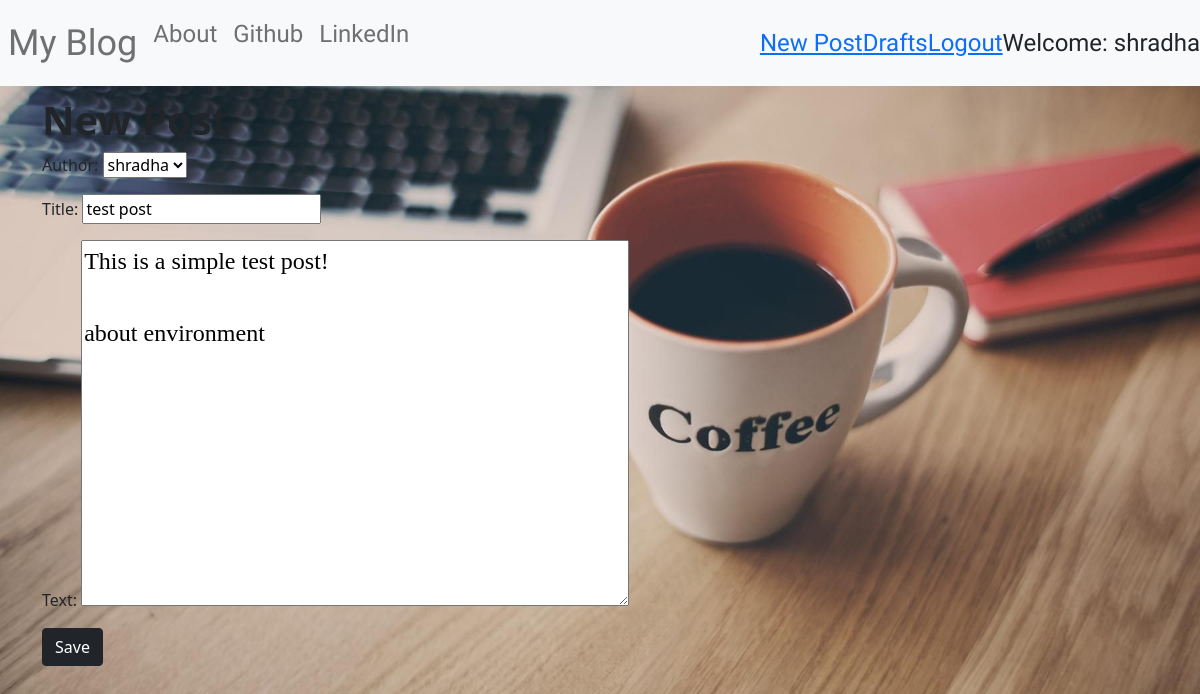
Screenshot of /post/1/edit/ (signed in) with the database file from the repository.
### blog_app/models.py (models this page shows, shortened)
class Post(models.Model):
    author = models.ForeignKey('auth.User', on_delete=models.CASCADE)
    title = models.CharField(max_length=200)
    text = models.TextField()
    created_date = models.DateTimeField(default=timezone.now)
    published_date = models.DateTimeField(blank=True,null=True)

### blog_app/views.py (the view)
# urls.py: url(r'^post/(?P<pk>\d+)/edit/$',views.PostUpdateView.as_view(),name='post_edit'),
class PostUpdateView(LoginRequiredMixin,UpdateView):
    login_url = '/login/'
    redirect_field_name = 'blog_app/post_detail.html'
    form_class = PostForm
    model = Post

### blog_app/forms.py
class PostForm(forms.ModelForm):
    class Meta():
        model = Post    #to connect to the model.
        fields = ('author','title','text')
        widgets={
            'title':forms.TextInput(attrs={'class':'textinputclass'}),
            'text':forms.Textarea(attrs={'class':'editable medium-editor-textarea postcontent'})
        }

### blog_app/templates/blog_app/post_form.html (shortened to what this page needs)
{% extends "blog_app/base.html" %}
{% block content %}
    <h1><b>New Post</b></h1>
    <form class="post-form" method="POST">
        {{form.as_p}}
        <button type="submit" class="save btn btn-dark" name="button">Save</button>
    </form>
{% endblock %}

### blog_app/templates/blog_app/base.html (shortened to what this page needs)
<!DOCTYPE html>
{% load static %}
<html>
<head>
    <link href="https://cdn.jsdelivr.net/npm/bootstrap@5.0.1/dist/css/bootstrap.min.css" rel="stylesheet">
    <link rel="stylesheet" href="https://cdn.jsdelivr.net/npm/bootstrap-icons@1.3.0/font/bootstrap-icons.css">
    <link rel="stylesheet" href="//cdn.jsdelivr.net/npm/medium-editor@latest/dist/css/medium-editor.min.css" type="text/css" media="screen" charset="utf-8">
    <link rel="stylesheet" href="{% static 'css/blog_app.css'%}">
</head>
<body class="loader test">
    <nav class="navbar navbar-expand-lg navbar-light bg-light techfont">
        <div class="collapse navbar-collapse" id="navbarNav">
          <ul class="navbar-nav">
            <li class="nav-item active">
              <a class="nav-link bigbrand" href="{% url 'post_list' %}">My Blog </a>
            </li>
            <li class="nav-item">
              <a class="nav-link" href="{% url 'about' %}">About</a>
            </li>
            <li class="nav-item">
              <a class="nav-link" href="https://www.github.com">Github</a>
            </li>
            <li class="nav-item">
              <a class="nav-link" href="https://www.linkedin.com">LinkedIn</a>
            </li>
          </ul>
          <ul class="navbar-nav ms-auto">
            {% if user.is_authenticated %}
              <li class="nav-item">
                <a href="{% url 'post_new' %}">New Post </a>
              </li>
              <li class="nav-item">
                <a href="{% url 'post_draft_list' %}">Drafts </a>
              </li>
              <li class="nav-item">
                <a href="{% url 'logout' %}">Logout </a>
              </li>
              <li class="nav-item">
                <a>Welcome: {{user.username}}</a>
              </li>
             {% else %}
               <li class="nav-item"><a class="nav navbar-nav navbar-right nav-link" href="{% url 'login' %}"><i class="bi bi-person-circle"></i></a></li>
            {% endif %}
          </ul>
        </div>
      </nav>
    <div class="content container">
          <div class="blog_posts">
            {% block content %}{% endblock %}
          </div>
    </div>
</body>
</html>

### blog_app/static/css/blog_app.css (style rules this page uses)
.techfont { font-family: 'Lemon', cursive; font-size: 1.5em; margin-bottom: 10px; }
.bigbrand { font-size: 1.5em; }
.postcontent { font-family: 'Montserrat'; font-size: 1.5em; }
.loader { filter: hue-rotate(0deg); color: linear-gradient(45deg, #0f8,#08f); animation:hue 10000ms infinite linear; }
.test { background-image: url('../css/blog_image.jpg'); background-repeat: no-repeat; background-attachment: fixed; background-size: cover; }

### rows the page displays
Post: author "shradha", title "test post", text "This is a simple test post! about environment"

### other values shown
{{ user.username }} "shradha"
